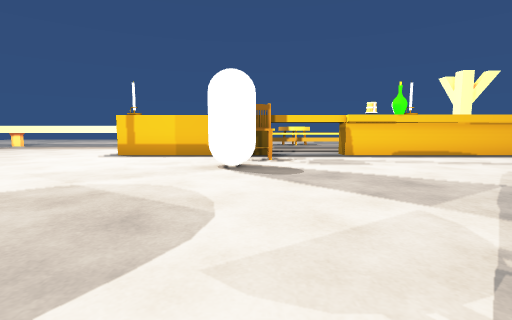
View 1 (above)

16 first-person views from a walk through a Unity game level. The camera is 0.68 m above the floor, tilts 6° down and sees 85° across. The floor is counted in squares, 1 m on a side. Each view is taken from the middle of a square. On the plan, view 1 faces up. The plan holds only what a view shows up to about 9 squares ahead; the rest is blank. The place goes on beyond the plan. The player character is not drawn. Some surface patterns are stand-ins.

View 2
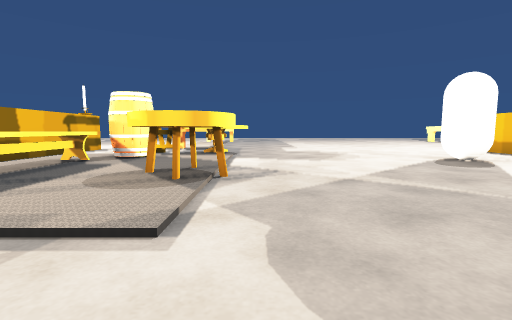

View 3
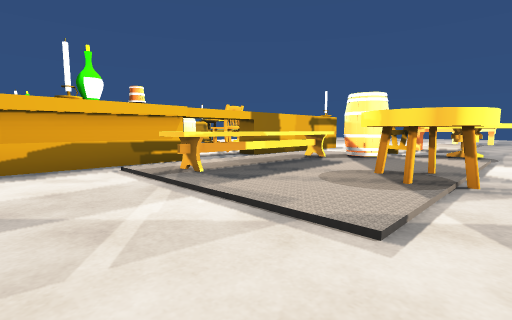

View 4
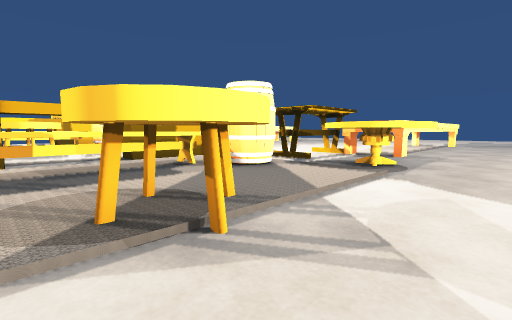

View 5
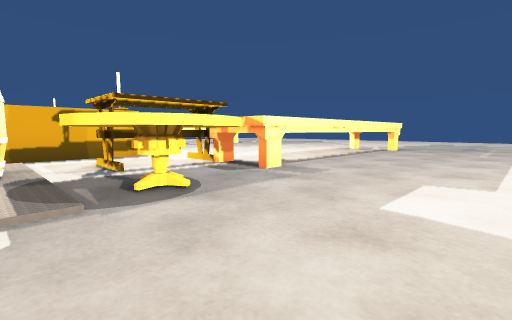

View 6
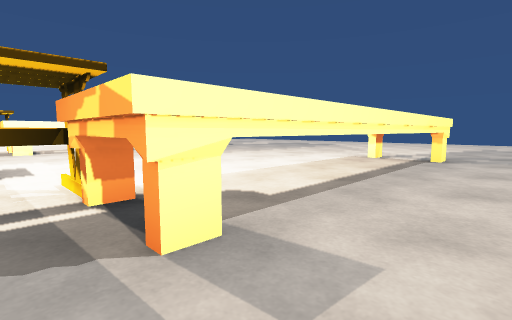

View 7
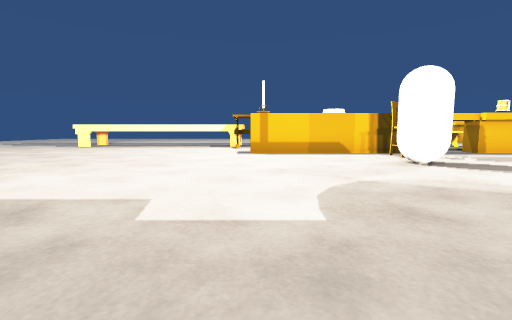

View 8
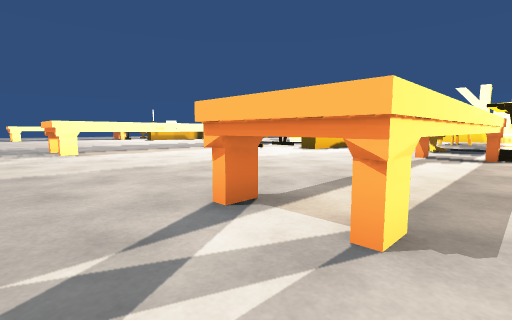

View 9
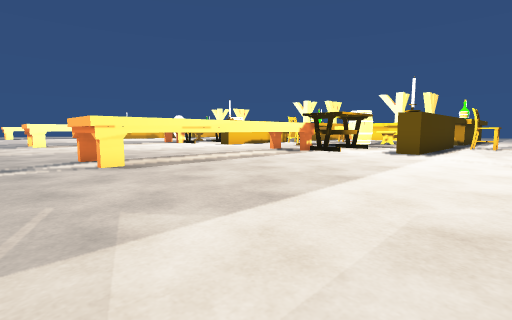

View 10
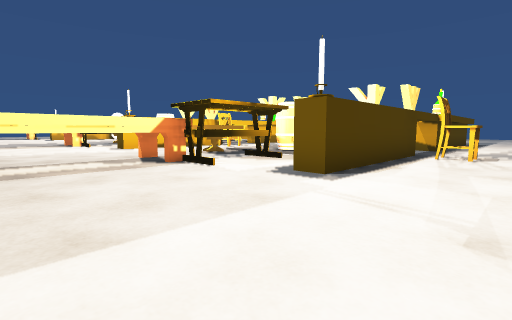

View 11
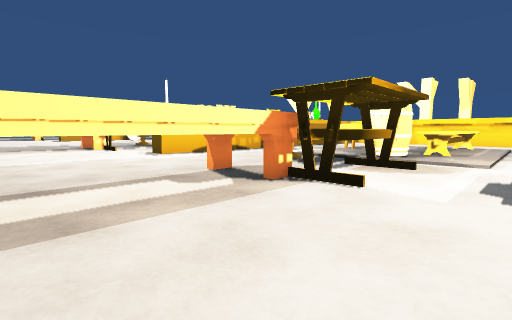

View 12
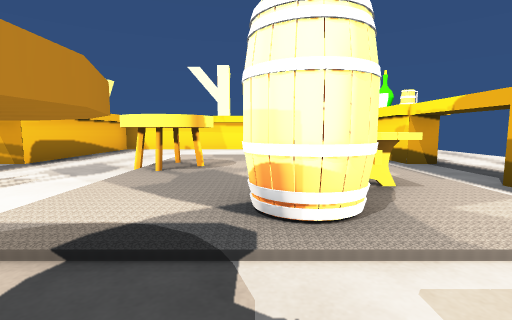

View 13
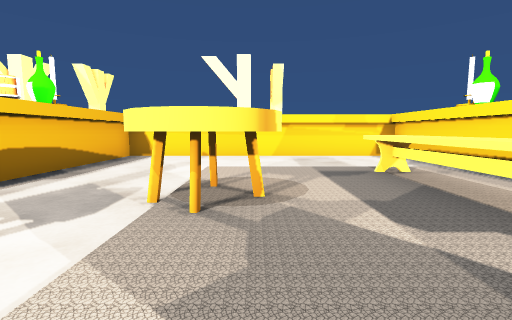

View 14
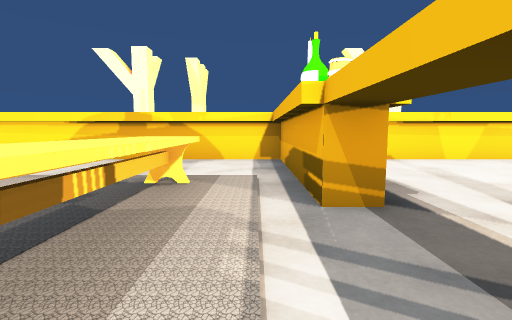

View 15
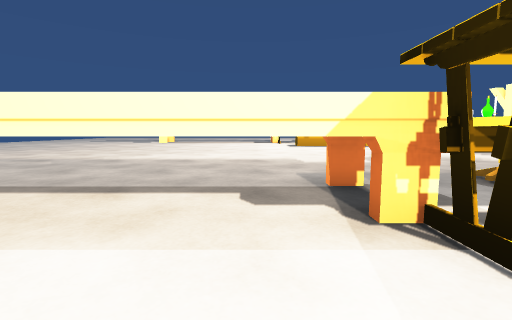

View 16
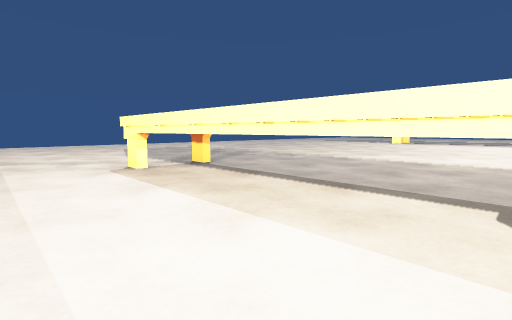

### Floor plan
Key: @ floor where view 1 was taken; # wall or solid block; . main floor; : floor 0.05 m higher than the main floor; C chair; A capsule; T table; B barrel; O other object.
Columns run from 16 left of view 1 to 8 right of it. Each row starts with its distance up from view 1.
  9      .......O####..######
  8      ...........C......#
  7      ...........C.......
  6       .........AA......
  5    ...................
  4    ..................
  3    ..................  #
  2    ................... #
  1   ............T........#
  0 .............TT:@OO::..#
 -1 .....OOOOOOO.TT:::O::..#
 -2 .....OOOOOOTTT.B:::::..#
 -3 ............TT.:OOOOO..#
 -4 ...............::::::..#
 -5    .........O####..#####
 -6    ............ C......#
 -7    ............ .......#
 -8    ..........TT..OO....#
 -9    ..O    OO.TT::OO::..#
-10    ..OOOOOOO...B:::::..#
-11    ........TTT.BBOOOO..#
-12    ............::::::..#
-13    .........#####..#####
-14    .................
-15    .............C.....
-16    ...................

Where each view was taken, in squares from view 1:
view 1: 0 up, 0 right, facing up
view 2: 1 up, 6 right, facing left
view 3: 1 up, 6 right, facing down-left
view 4: 2 up, 3 right, facing down-left
view 5: 3 up, 1 left, facing down-left
view 6: 1 up, 4 left, facing down-left
view 7: 0 up, 4 left, facing up
view 8: 11 down, 13 left, facing up-right
view 9: 16 down, 13 left, facing up-right
view 10: 16 down, 8 left, facing up-right
view 11: 13 down, 8 left, facing up-right
view 12: 10 down, 3 left, facing right
view 13: 9 down, 1 left, facing right
view 14: 4 down, 0 right, facing right
view 15: 4 down, 6 left, facing up
view 16: 4 down, 6 left, facing up-left
